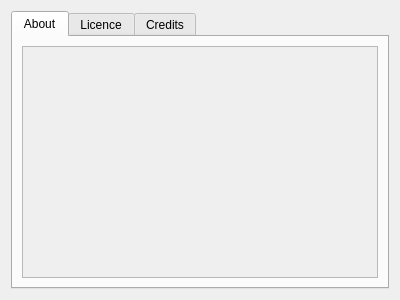
<?xml version="1.0" encoding="UTF-8"?>
<ui version="4.0">
 <class>AboutForm</class>
 <widget class="QDialog" name="AboutForm">
  <property name="geometry">
   <rect>
    <x>0</x>
    <y>0</y>
    <width>400</width>
    <height>300</height>
   </rect>
  </property>
  <property name="windowTitle">
   <string>About</string>
  </property>
  <layout class="QGridLayout" name="gridLayout">
   <item row="0" column="0">
    <widget class="QTabWidget" name="tabWidget">
     <property name="currentIndex">
      <number>0</number>
     </property>
     <widget class="QWidget" name="tabAbout">
      <attribute name="title">
       <string>About</string>
      </attribute>
      <layout class="QGridLayout" name="gridLayout_2">
       <item row="0" column="1">
        <widget class="QScrollArea" name="scrollArea">
         <property name="horizontalScrollBarPolicy">
          <enum>Qt::ScrollBarAlwaysOff</enum>
         </property>
         <property name="widgetResizable">
          <bool>true</bool>
         </property>
         <widget class="QWidget" name="scrollAreaWidgetContents">
          <property name="geometry">
           <rect>
            <x>0</x>
            <y>0</y>
            <width>364</width>
            <height>235</height>
           </rect>
          </property>
          <property name="maximumSize">
           <size>
            <width>16777215</width>
            <height>16777215</height>
           </size>
          </property>
          <layout class="QGridLayout" name="gridLayout_5">
           <item row="0" column="0">
            <widget class="QLabel" name="qlAbout">
             <property name="maximumSize">
              <size>
               <width>16777215</width>
               <height>16777215</height>
              </size>
             </property>
             <property name="text">
              <string/>
             </property>
             <property name="textFormat">
              <enum>Qt::PlainText</enum>
             </property>
             <property name="scaledContents">
              <bool>true</bool>
             </property>
             <property name="wordWrap">
              <bool>true</bool>
             </property>
            </widget>
           </item>
          </layout>
         </widget>
        </widget>
       </item>
      </layout>
     </widget>
     <widget class="QWidget" name="tabLicence">
      <attribute name="title">
       <string>Licence</string>
      </attribute>
      <layout class="QGridLayout" name="gridLayout_3">
       <item row="0" column="0">
        <widget class="QScrollArea" name="scrollArea_2">
         <property name="horizontalScrollBarPolicy">
          <enum>Qt::ScrollBarAlwaysOff</enum>
         </property>
         <property name="widgetResizable">
          <bool>true</bool>
         </property>
         <widget class="QWidget" name="scrollAreaWidgetContents_2">
          <property name="geometry">
           <rect>
            <x>0</x>
            <y>0</y>
            <width>364</width>
            <height>235</height>
           </rect>
          </property>
          <property name="maximumSize">
           <size>
            <width>16777215</width>
            <height>16777215</height>
           </size>
          </property>
          <layout class="QGridLayout" name="gridLayout_6">
           <item row="0" column="0">
            <widget class="QLabel" name="qlLicence">
             <property name="maximumSize">
              <size>
               <width>16777215</width>
               <height>16777215</height>
              </size>
             </property>
             <property name="text">
              <string/>
             </property>
             <property name="textFormat">
              <enum>Qt::PlainText</enum>
             </property>
             <property name="scaledContents">
              <bool>true</bool>
             </property>
             <property name="wordWrap">
              <bool>true</bool>
             </property>
            </widget>
           </item>
          </layout>
         </widget>
        </widget>
       </item>
      </layout>
     </widget>
     <widget class="QWidget" name="tabCredits">
      <attribute name="title">
       <string>Credits</string>
      </attribute>
      <layout class="QGridLayout" name="gridLayout_4">
       <item row="0" column="0">
        <widget class="QScrollArea" name="scrollArea_3">
         <property name="widgetResizable">
          <bool>true</bool>
         </property>
         <widget class="QWidget" name="scrollAreaWidgetContents_3">
          <property name="geometry">
           <rect>
            <x>0</x>
            <y>0</y>
            <width>364</width>
            <height>235</height>
           </rect>
          </property>
          <property name="maximumSize">
           <size>
            <width>16777215</width>
            <height>16777215</height>
           </size>
          </property>
          <layout class="QGridLayout" name="gridLayout_7">
           <item row="0" column="0">
            <widget class="QLabel" name="qlCredits">
             <property name="maximumSize">
              <size>
               <width>16777215</width>
               <height>16777215</height>
              </size>
             </property>
             <property name="text">
              <string/>
             </property>
             <property name="textFormat">
              <enum>Qt::PlainText</enum>
             </property>
             <property name="scaledContents">
              <bool>true</bool>
             </property>
             <property name="wordWrap">
              <bool>true</bool>
             </property>
            </widget>
           </item>
          </layout>
         </widget>
        </widget>
       </item>
      </layout>
     </widget>
    </widget>
   </item>
  </layout>
 </widget>
 <resources/>
 <connections/>
</ui>
